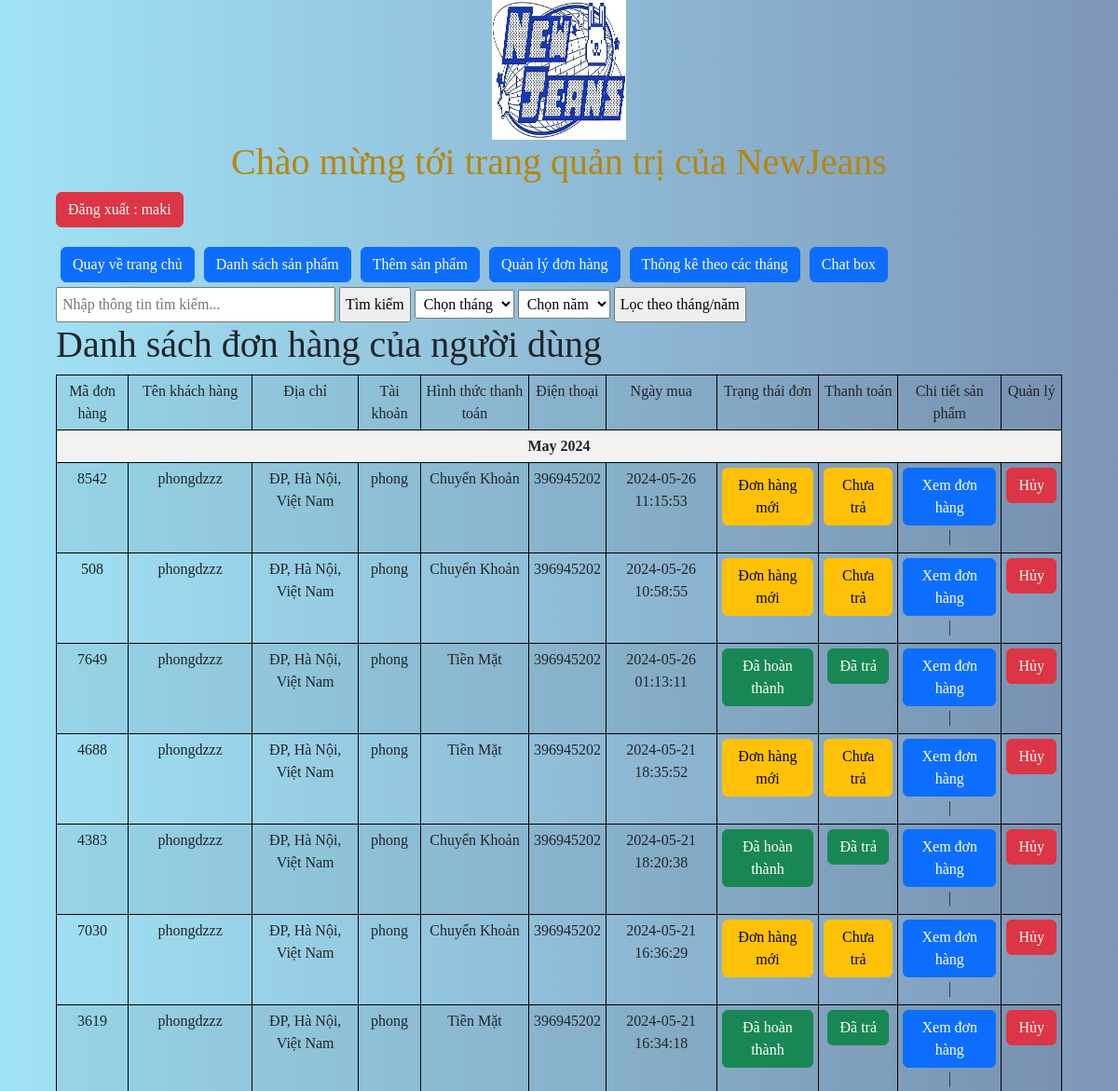
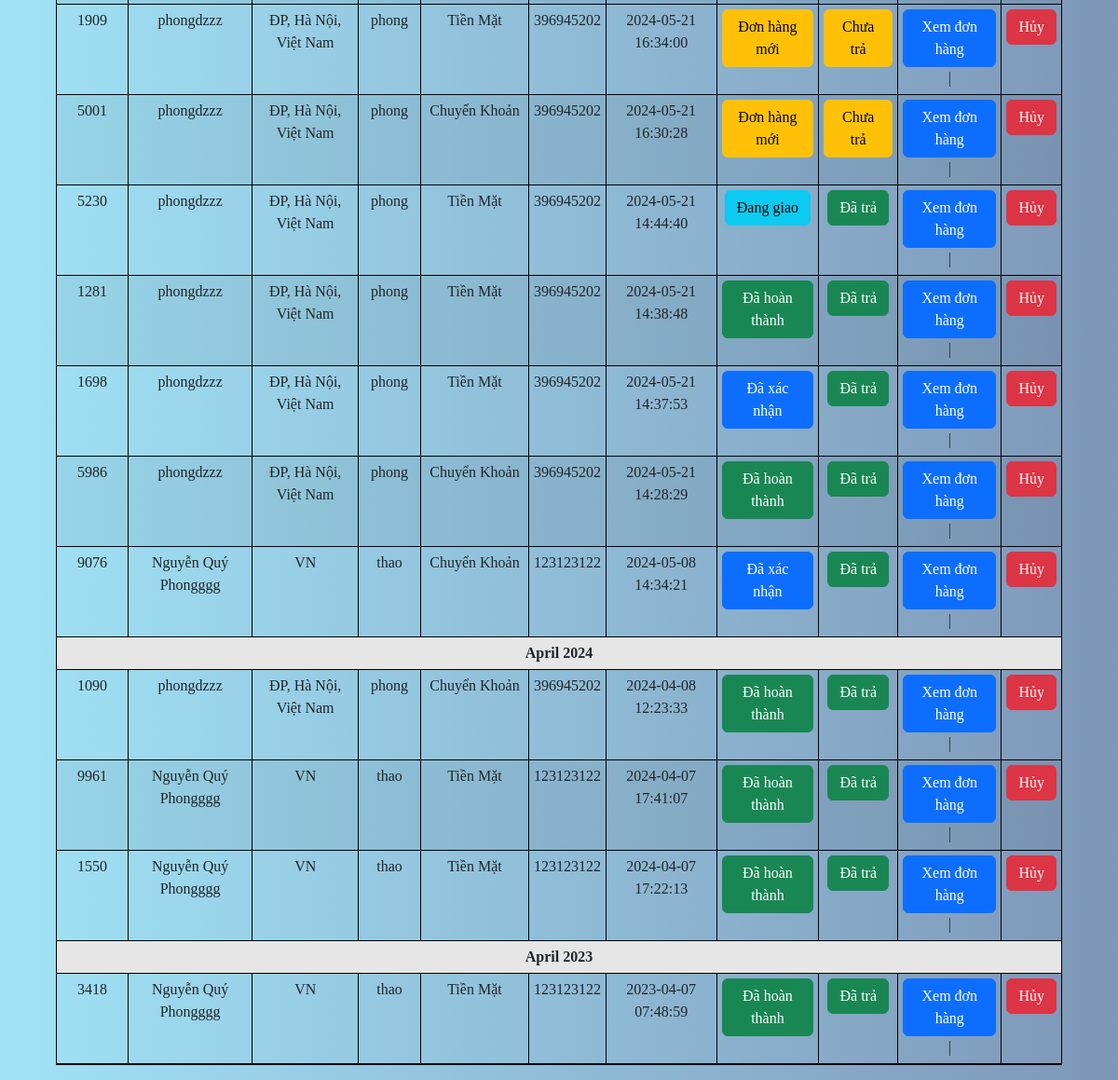
Screenshot of /admincp/index.php?action=quanlydonhang&query=them (signed in) with the database file from the repository (2 pictures, top to bottom).
### tables this page shows
CREATE TABLE `tbl_giohang` (
  `id_cart` int(11) NOT NULL,
  `id_khachhang` int(11) NOT NULL,
  `code_cart` varchar(11) NOT NULL,
  `cart_status` int(11) NOT NULL,
  `cart_payment` varchar(100) NOT NULL,
  `size` varchar(10) NOT NULL
);

CREATE TABLE `tbl_dangky` (
  `id_khachhang` int(11) NOT NULL,
  `hovaten` varchar(250) NOT NULL,
  `taikhoan` varchar(100) NOT NULL,
  `matkhau` varchar(100) NOT NULL,
  `sodienthoai` int(11) NOT NULL,
  `email` varchar(100) NOT NULL,
  `diachi` text NOT NULL,
  `chucvu` int(11) NOT NULL
);

### admincp/modules/quanlydonhang/lietke.php (the view, shortened to what this page needs)
<form method="POST" action="">
    <input type="text" name="search" placeholder="Nhập thông tin tìm kiếm..." style="width: 300px; padding: 5px;">
    <input type="submit" name="submit" value="Tìm kiếm" style="padding: 5px;">
    <select name="month" style="padding: 5px;">
        <option value="">Chọn tháng</option>
    </select>
    <select name="year" style="padding: 5px;">
        <option value="">Chọn năm</option>
    </select>
    <input type="submit" name="filter_month_year" value="Lọc theo tháng/năm" style="padding: 5px;">
</form>
<?php
$search_query = "";
$filter_query = "";
$sql_lietke_dh = "SELECT
                    tbl_giohang.*,
                    tbl_dangky.hovaten,
                    tbl_dangky.diachi,
                    tbl_dangky.taikhoan,
                    tbl_dangky.sodienthoai,
                    GROUP_CONCAT(tbl_cart_detail.id_sanpham) AS sanpham_ids,
                    GROUP_CONCAT(tbl_cart_detail.soluongmua) AS soluongmua_list,
                    GROUP_CONCAT(tbl_cart_detail.size) AS size_list,
                    tbl_cart_detail.thoigianmua,
                    tbl_cart_detail.tinhtrangtt
                FROM
                    tbl_giohang
                JOIN
                    tbl_dangky ON tbl_giohang.id_khachhang = tbl_dangky.id_khachhang
                JOIN
                    tbl_cart_detail ON tbl_giohang.code_cart = tbl_cart_detail.code_cart
                $search_query $filter_query
                GROUP BY
                    tbl_giohang.code_cart
                ORDER BY
                    tbl_giohang.id_cart DESC";
$result_lietke_dh = mysqli_query($connect, $sql_lietke_dh);
?>
<h1 style="font-family: 'Times New Roman', Times, serif;">Danh sách đơn hàng của người dùng</h1>
<table class="table table-striped" style="border-bottom: 2px solid black; font-family: 'Times New Roman', Times, serif;">
    <tr>
        <td>Mã đơn hàng</td>
        <td>Tên khách hàng</td>
        <td>Địa chỉ</td>
        <td>Tài khoản</td>
        <td>Hình thức thanh toán</td>
        <td>Điện thoại</td>
        <td>Ngày mua</td>
        <td>Trạng thái đơn</td>
        <td>Thanh toán</td>
        <td>Chi tiết sản phẩm</td>
        <td colspan="2" style="text-align: center; border-radius: 2px solid black">Quản lý</td>
    </tr>
    <?php
    $prev_month_year = null;
    while ($row = mysqli_fetch_array($result_lietke_dh)) {
        $current_month_year = date('F Y', strtotime($row['thoigianmua']));
        if ($prev_month_year != $current_month_year) {
            echo "<tr><th colspan='12'>{$current_month_year}</th></tr>";
            $prev_month_year = $current_month_year;
        }
    ?>
        <tr>
            <td><?php echo $row['code_cart']; ?></td>
            <td><?php echo $row['hovaten']; ?></td>
            <td><?php echo $row['diachi']; ?></td>
            <td><?php echo $row['taikhoan']; ?></td>
            <td><?php echo $row['cart_payment']; ?></td>
            <td><?php echo $row['sodienthoai']; ?></td>
            <td><?php echo date('Y-m-d H:i:s', strtotime($row['thoigianmua'])); ?></td>
            <td>
                <?php
                if ($row['cart_status'] == 0) {
                    echo '<a class="btn btn-warning" href="javascript:void(0);" onclick="updateCartStatus(' . $row['code_cart'] . ', 1);">Đơn hàng mới</a>';
                } else if ($row['cart_status'] == 1) {
                    echo '<a class="btn btn-primary" href="javascript:void(0);" onclick="updateCartStatus(' . $row['code_cart'] . ', 2);">Đã xác nhận</a>';
                } else if ($row['cart_status'] == 2) {
                    echo '<a class="btn btn-info" href="javascript:void(0);" onclick="updateCartStatus(' . $row['code_cart'] . ', 3);">Đang giao</a>';
                } else if ($row['cart_status'] == 3) {
                    echo '<a class="btn btn-success" href="javascript:void(0);">Đã hoàn thành</a>';
                }
                ?>
            </td>
            <td>
                <?php
                if ($row['tinhtrangtt'] == 0) {
                    echo '<a class="btn btn-warning" href="modules/quanlydonhang/trangthaitt.php?code='.$row['code_cart'].'">Chưa trả</a>';
                } else if ($row['tinhtrangtt'] == 1) {
                    echo '<button class="btn btn-success">Đã trả</button>';
                }
                ?>
            </td>
            <td>
                <a class="btn btn-primary" href="index.php?action=quanlydonhang&query=xemdonhang&code=<?php echo $row['code_cart']; ?>">Xem đơn hàng</a>|
            </td>
            <td>
                <a class="btn btn-danger" href="javascript:void(0);" onclick="deleteOrder(<?php echo $row['code_cart']; ?>);">Hủy</a>
            </td>
        </tr>
    <?php
    }
    ?>
</table>

### admincp/css/style_admincp.css (style rules this page uses)
body { background-image: linear-gradient(to right, #a1e3f6, #7e96b7); }

### admincp/modules/quanlydonhang/lietke.php (style rules this page uses)
body { font-family: 'Times New Roman', Times, serif; }
.table { width: 100%; border-collapse: collapse; }
.table th, .table td { border: 1px solid black; padding: 5px; text-align: center; }
.table th { background-color: #f2f2f2; }

### rows the page displays
tbl_giohang: current_month_year "May 2024", code_cart "8542", id_khachhang.hovaten "phongdzzz", id_khachhang.diachi "ĐP, Hà Nội, Việt Nam", id_khachhang.taikhoan "phong", cart_payment "Chuyển Khoản", id_khachhang.sodienthoai "396945202", thoigianmua "2024-05-26 11:15:53"
tbl_giohang: code_cart "508", id_khachhang.hovaten "phongdzzz", id_khachhang.diachi "ĐP, Hà Nội, Việt Nam", id_khachhang.taikhoan "phong", cart_payment "Chuyển Khoản", id_khachhang.sodienthoai "396945202", thoigianmua "2024-05-26 10:58:55"
tbl_giohang: code_cart "7649", id_khachhang.hovaten "phongdzzz", id_khachhang.diachi "ĐP, Hà Nội, Việt Nam", id_khachhang.taikhoan "phong", cart_payment "Tiền Mặt", id_khachhang.sodienthoai "396945202", thoigianmua "2024-05-26 01:13:11", cart_status "Đã hoàn thành", shows "Đã trả"
tbl_giohang: code_cart "4688", id_khachhang.hovaten "phongdzzz", id_khachhang.diachi "ĐP, Hà Nội, Việt Nam", id_khachhang.taikhoan "phong", cart_payment "Tiền Mặt", id_khachhang.sodienthoai "396945202", thoigianmua "2024-05-21 18:35:52"
tbl_giohang: code_cart "4383", id_khachhang.hovaten "phongdzzz", id_khachhang.diachi "ĐP, Hà Nội, Việt Nam", id_khachhang.taikhoan "phong", cart_payment "Chuyển Khoản", id_khachhang.sodienthoai "396945202", thoigianmua "2024-05-21 18:20:38", cart_status "Đã hoàn thành", shows "Đã trả"
tbl_giohang: code_cart "7030", id_khachhang.hovaten "phongdzzz", id_khachhang.diachi "ĐP, Hà Nội, Việt Nam", id_khachhang.taikhoan "phong", cart_payment "Chuyển Khoản", id_khachhang.sodienthoai "396945202", thoigianmua "2024-05-21 16:36:29"
tbl_giohang: code_cart "3619", id_khachhang.hovaten "phongdzzz", id_khachhang.diachi "ĐP, Hà Nội, Việt Nam", id_khachhang.taikhoan "phong", cart_payment "Tiền Mặt", id_khachhang.sodienthoai "396945202", thoigianmua "2024-05-21 16:34:18", cart_status "Đã hoàn thành", shows "Đã trả"
tbl_giohang: code_cart "1909", id_khachhang.hovaten "phongdzzz", id_khachhang.diachi "ĐP, Hà Nội, Việt Nam", id_khachhang.taikhoan "phong", cart_payment "Tiền Mặt", id_khachhang.sodienthoai "396945202", thoigianmua "2024-05-21 16:34:00"
tbl_giohang: code_cart "5001", id_khachhang.hovaten "phongdzzz", id_khachhang.diachi "ĐP, Hà Nội, Việt Nam", id_khachhang.taikhoan "phong", cart_payment "Chuyển Khoản", id_khachhang.sodienthoai "396945202", thoigianmua "2024-05-21 16:30:28"
tbl_giohang: code_cart "5230", id_khachhang.hovaten "phongdzzz", id_khachhang.diachi "ĐP, Hà Nội, Việt Nam", id_khachhang.taikhoan "phong", cart_payment "Tiền Mặt", id_khachhang.sodienthoai "396945202", thoigianmua "2024-05-21 14:44:40", shows "Đã trả"
tbl_giohang: code_cart "1281", id_khachhang.hovaten "phongdzzz", id_khachhang.diachi "ĐP, Hà Nội, Việt Nam", id_khachhang.taikhoan "phong", cart_payment "Tiền Mặt", id_khachhang.sodienthoai "396945202", thoigianmua "2024-05-21 14:38:48", cart_status "Đã hoàn thành", shows "Đã trả"
tbl_giohang: code_cart "1698", id_khachhang.hovaten "phongdzzz", id_khachhang.diachi "ĐP, Hà Nội, Việt Nam", id_khachhang.taikhoan "phong", cart_payment "Tiền Mặt", id_khachhang.sodienthoai "396945202", thoigianmua "2024-05-21 14:37:53", shows "Đã trả"
tbl_giohang: code_cart "5986", id_khachhang.hovaten "phongdzzz", id_khachhang.diachi "ĐP, Hà Nội, Việt Nam", id_khachhang.taikhoan "phong", cart_payment "Chuyển Khoản", id_khachhang.sodienthoai "396945202", thoigianmua "2024-05-21 14:28:29", cart_status "Đã hoàn thành", shows "Đã trả"
tbl_giohang: code_cart "9076", id_khachhang.hovaten "Nguyễn Quý Phongggg", id_khachhang.diachi "VN", id_khachhang.taikhoan "thao", cart_payment "Chuyển Khoản", id_khachhang.sodienthoai "123123122", thoigianmua "2024-05-08 14:34:21", shows "Đã trả"
tbl_giohang: current_month_year "April 2024", code_cart "1090", id_khachhang.hovaten "phongdzzz", id_khachhang.diachi "ĐP, Hà Nội, Việt Nam", id_khachhang.taikhoan "phong", cart_payment "Chuyển Khoản", id_khachhang.sodienthoai "396945202", thoigianmua "2024-04-08 12:23:33", cart_status "Đã hoàn thành", shows "Đã trả"
tbl_giohang: code_cart "9961", id_khachhang.hovaten "Nguyễn Quý Phongggg", id_khachhang.diachi "VN", id_khachhang.taikhoan "thao", cart_payment "Tiền Mặt", id_khachhang.sodienthoai "123123122", thoigianmua "2024-04-07 17:41:07", cart_status "Đã hoàn thành", shows "Đã trả"
tbl_giohang: code_cart "1550", id_khachhang.hovaten "Nguyễn Quý Phongggg", id_khachhang.diachi "VN", id_khachhang.taikhoan "thao", cart_payment "Tiền Mặt", id_khachhang.sodienthoai "123123122", thoigianmua "2024-04-07 17:22:13", cart_status "Đã hoàn thành", shows "Đã trả"
tbl_giohang: current_month_year "April 2023", code_cart "3418", id_khachhang.hovaten "Nguyễn Quý Phongggg", id_khachhang.diachi "VN", id_khachhang.taikhoan "thao", cart_payment "Tiền Mặt", id_khachhang.sodienthoai "123123122", thoigianmua "2023-04-07 07:48:59", cart_status "Đã hoàn thành", shows "Đã trả"

### other values shown
$_SESSION['dangnhap'] "maki"
